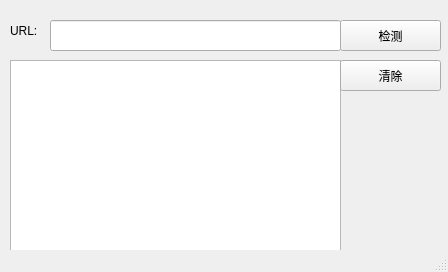
<?xml version="1.0" encoding="UTF-8"?>
<ui version="4.0">
 <class>MainWindow</class>
 <widget class="QMainWindow" name="MainWindow">
  <property name="geometry">
   <rect>
    <x>0</x>
    <y>0</y>
    <width>448</width>
    <height>272</height>
   </rect>
  </property>
  <property name="minimumSize">
   <size>
    <width>448</width>
    <height>272</height>
   </size>
  </property>
  <property name="maximumSize">
   <size>
    <width>448</width>
    <height>272</height>
   </size>
  </property>
  <property name="windowTitle">
   <string>Martin-Middleware identification_V1.0</string>
  </property>
  <property name="windowIcon">
   <iconset>
    <normaloff>Main.jpg</normaloff>Main.jpg</iconset>
  </property>
  <widget class="QWidget" name="centralwidget">
   <widget class="QLineEdit" name="URL">
    <property name="geometry">
     <rect>
      <x>50</x>
      <y>20</y>
      <width>291</width>
      <height>31</height>
     </rect>
    </property>
   </widget>
   <widget class="QLabel" name="label">
    <property name="geometry">
     <rect>
      <x>10</x>
      <y>0</y>
      <width>101</width>
      <height>61</height>
     </rect>
    </property>
    <property name="text">
     <string>URL:</string>
    </property>
   </widget>
   <widget class="QTextBrowser" name="Out_text">
    <property name="geometry">
     <rect>
      <x>10</x>
      <y>60</y>
      <width>331</width>
      <height>192</height>
     </rect>
    </property>
   </widget>
   <widget class="QPushButton" name="Scanner">
    <property name="geometry">
     <rect>
      <x>340</x>
      <y>20</y>
      <width>101</width>
      <height>31</height>
     </rect>
    </property>
    <property name="text">
     <string>检测</string>
    </property>
   </widget>
   <widget class="QPushButton" name="Clean">
    <property name="geometry">
     <rect>
      <x>340</x>
      <y>60</y>
      <width>101</width>
      <height>31</height>
     </rect>
    </property>
    <property name="text">
     <string>清除</string>
    </property>
   </widget>
  </widget>
  <widget class="QStatusBar" name="statusbar"/>
 </widget>
 <resources/>
 <connections/>
</ui>
